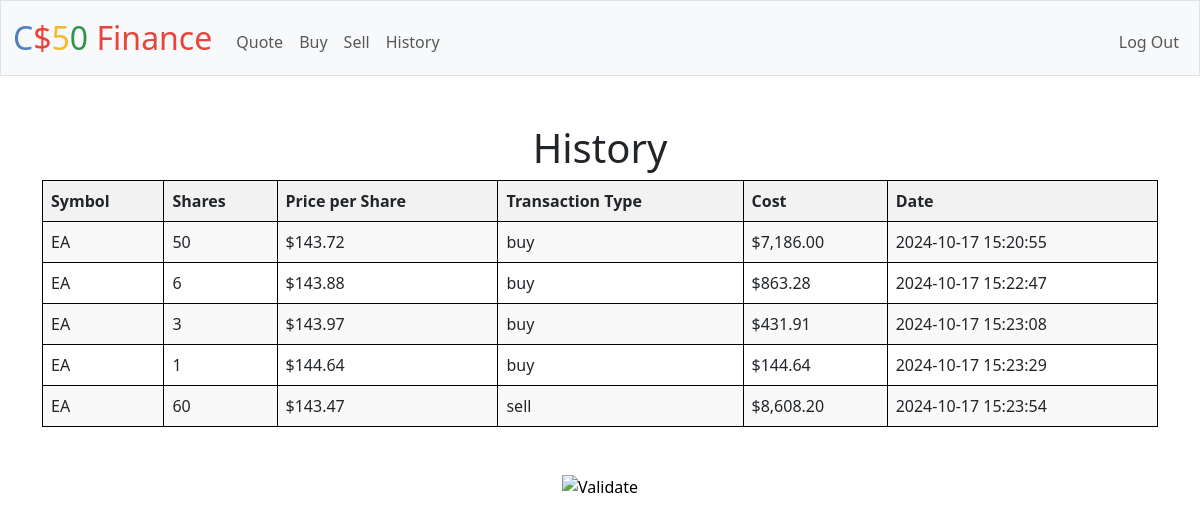
Screenshot of /history (signed in) with the database file from the repository.
### tables this page shows
CREATE TABLE 'history' (
id INTEGER PRIMARY KEY,
symbol TEXT,'no_of_shares' INTEGER,
user_id INTEGER,
date CURRENT_TIMESTAMP,
price_per_share REAL
, transaction_type TEXT, cost REAL);

### app.py (the view)
@app.route("/history")
@login_required
def history():
    user_id = session["user_id"]
    rows = db.execute(
        "SELECT symbol, no_of_shares, date, price_per_share, transaction_type, cost FROM history WHERE user_id = ?", user_id)
    return render_template("history.html", rows=rows)

### app.py (called while the page is built)
@app.after_request
def after_request(response):
    response.headers["Cache-Control"] = "no-cache, no-store, must-revalidate"
    response.headers["Expires"] = 0
    response.headers["Pragma"] = "no-cache"
    return response

### helpers.py (called while the page is built)
def login_required(f):
    @wraps(f)
    def decorated_function(*args, **kwargs):
        if session.get("user_id") is None:
            return redirect("/login")
        return f(*args, **kwargs)
    return decorated_function

def usd(value):
    return f"${value:,.2f}"

### templates/history.html (shortened to what this page needs)
{% extends "layout.html" %}
{% block main %}
<h1>History</h1>
<table>
    <tr>
        <th>Symbol</th>
        <th>Shares</th>
        <th>Price per Share</th>
        <th>Transaction Type</th>
        <th>Cost</th>
        <th>Date</th>
    </tr>
    {% for row in rows %}
    <tr>
        <td>{{ row.symbol }}</td>
        <td>{{ row.no_of_shares }}</td>
        <td>{{ row.price_per_share | usd }}</td>
        <td>{{ row.transaction_type}}</td>
        <td>{{ row.cost | usd}}</td>
        <td>{{ row.date}}</td>
    </tr>
    {% endfor %}
</table>
{% endblock %}

### static/styles.css (style rules this page uses)
table { width: 100%; border-collapse: collapse; }
th, td { border: 1px solid black; padding: 8px; text-align: left; }
th { background-color: #f2f2f2; }
tr:nth-child(even) { background-color: #f9f9f9; }

### rows the page displays
history: symbol "EA", no_of_shares "50", price_per_share "$143.72", transaction_type "buy", cost "$7,186.00", date "2024-10-17 15:20:55"
history: symbol "EA", no_of_shares "6", price_per_share "$143.88", transaction_type "buy", cost "$863.28", date "2024-10-17 15:22:47"
history: symbol "EA", no_of_shares "3", price_per_share "$143.97", transaction_type "buy", cost "$431.91", date "2024-10-17 15:23:08"
history: symbol "EA", no_of_shares "1", price_per_share "$144.64", transaction_type "buy", cost "$144.64", date "2024-10-17 15:23:29"
history: symbol "EA", no_of_shares "60", price_per_share "$143.47", transaction_type "sell", cost "$8,608.20", date "2024-10-17 15:23:54"
